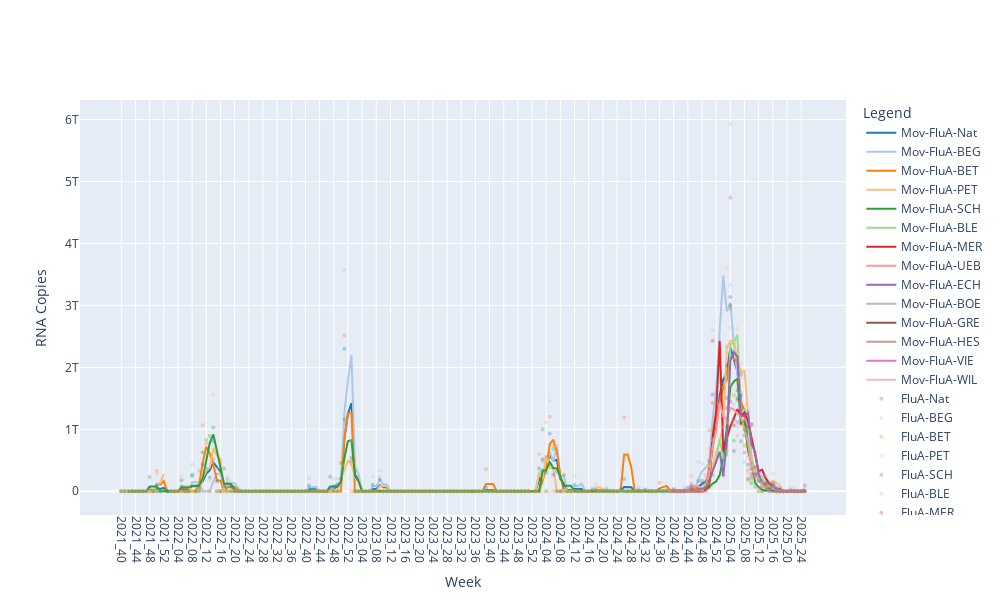

Source (notebook cell):
### Markdown cell above
'yyyy-w (Flu)', 'FluA-Nat', 'FluB-Nat', 'Mov-FluA-Nat', 'Mov-FluB-Nat',
       'FluA-BEG', 'FluB-BEG', 'Mov-FluA-BEG', 'Mov-FluB-BEG', 'FluA-BET',
       'FluB-BET', 'Mov-FluA-BET', 'Mov-FluB-BET', 'FluA-PET', 'FluB-PET',
       'Mov-FluA-PET', 'Mov-FluB-PET', 'FluA-SCH', 'FluB-SCH', 'Mov-FluA-SCH',
       'Mov-FluB-SCH', 'FluA-BLE', 'FluB-BLE', 'Mov-FluA-BLE', 'Mov-FluB-BLE',
       'FluA-MER', 'FluB-MER', 'Mov-FluA-MER', 'Mov-FluB-MER', 'FluA-UEB',
       'FluB-UEB', 'Mov-FluA-UEB', 'Mov-FluB-UEB', 'FluA-ECH', 'FluB-ECH',
       'Mov-FluA-ECH', 'Mov-FluB-ECH', 'FluA-BOE', 'FluB-BOE', 'Mov-FluA-BOE',
       'Mov-FluB-BOE', 'FluA-GRE', 'FluB-GRE', 'Mov-FluA-GRE', 'Mov-FluB-GRE',
       'FluA-HES', 'FluB-HES', 'Mov-FluA-HES', 'Mov-FluB-HES', 'FluA-VIE',
       'FluB-VIE', 'Mov-FluA-VIE', 'Mov-FluB-VIE', 'FluA-WIL', 'FluB-WIL',
       'Mov-FluA-WIL', 'Mov-FluB-WIL'

### Code cell
fig = make_subplots()

# Get all columns starting with 'FluA' and 'Mov-FluA'
fluA_cols = [col for col in df_flu.columns if col.startswith('FluA')]
mov_fluA_cols = [col for col in df_flu.columns if col.startswith('Mov-FluA')]

# Define a color map for FluA columns
colors = plt.cm.tab20.colors  # or use any other colormap you like
color_map = {col: mcolors.to_hex(colors[i % len(colors)]) for i, col in enumerate(fluA_cols)}

# Plot Mov-FluA columns as lines
for col in mov_fluA_cols:
    # Get the corresponding FluA-* column name
    flu_col = col.replace('Mov-', '')
    fig.add_trace(go.Scatter(
        x=df_flu['yyyy-w (Flu)'],
        y=df_flu[col],
        mode='lines',
        name=col,
        line=dict(color=color_map[flu_col])
    ))

# Plot FluA columns as scatter
for col in fluA_cols:
    fig.add_trace(go.Scatter(
        x=df_flu['yyyy-w (Flu)'],
        y=df_flu[col],
        mode='markers',
        name=col,
        marker=dict(size=4, color=color_map[col]),
        opacity=0.3
    ))

fig.update_layout(
    width=1000, height=600,
    xaxis_title='Week',
    yaxis_title='RNA Copies',
    legend_title='Legend'
)
fig.update_xaxes(tickangle=90)
fig.show()

### Figure 1 — Plotly figure (JSON) as saved in the notebook; plotly's stock layout.template omitted (floating-point values rounded to 4 significant figures; data arrays with more than 128 entries replaced by an {"elided": "..."} marker saying what was removed)
{"data": [{"line": {"color": "#1f77b4"}, "mode": "lines", "name": "Mov-FluA-Nat", "type": "scatter", "x": {"elided": "194 str values"}, "y": {"elided": "194 float values"}}, {"line": {"color": "#aec7e8"}, "mode": "lines", "name": "Mov-FluA-BEG", "type": "scatter", "x": {"elided": "194 str values"}, "y": {"elided": "194 float values"}}, {"line": {"color": "#ff7f0e"}, "mode": "lines", "name": "Mov-FluA-BET", "type": "scatter", "x": {"elided": "194 str values"}, "y": {"elided": "194 float values"}}, {"line": {"color": "#ffbb78"}, "mode": "lines", "name": "Mov-FluA-PET", "type": "scatter", "x": {"elided": "194 str values"}, "y": {"elided": "194 float values"}}, {"line": {"color": "#2ca02c"}, "mode": "lines", "name": "Mov-FluA-SCH", "type": "scatter", "x": {"elided": "194 str values"}, "y": {"elided": "194 float values"}}, {"line": {"color": "#98df8a"}, "mode": "lines", "name": "Mov-FluA-BLE", "type": "scatter", "x": {"elided": "194 str values"}, "y": {"elided": "194 float values"}}, {"line": {"color": "#d62728"}, "mode": "lines", "name": "Mov-FluA-MER", "type": "scatter", "x": {"elided": "194 str values"}, "y": {"elided": "194 float values"}}, {"line": {"color": "#ff9896"}, "mode": "lines", "name": "Mov-FluA-UEB", "type": "scatter", "x": {"elided": "194 str values"}, "y": {"elided": "194 float values"}}, {"line": {"color": "#9467bd"}, "mode": "lines", "name": "Mov-FluA-ECH", "type": "scatter", "x": {"elided": "194 str values"}, "y": {"elided": "194 float values"}}, {"line": {"color": "#c5b0d5"}, "mode": "lines", "name": "Mov-FluA-BOE", "type": "scatter", "x": {"elided": "194 str values"}, "y": {"elided": "194 float values"}}, {"line": {"color": "#8c564b"}, "mode": "lines", "name": "Mov-FluA-GRE", "type": "scatter", "x": {"elided": "194 str values"}, "y": {"elided": "194 float values"}}, {"line": {"color": "#c49c94"}, "mode": "lines", "name": "Mov-FluA-HES", "type": "scatter", "x": {"elided": "194 str values"}, "y": {"elided": "194 float values"}}, {"line": {"color": "#e377c2"}, "mode": "lines", "name": "Mov-FluA-VIE", "type": "scatter", "x": {"elided": "194 str values"}, "y": {"elided": "194 float values"}}, {"line": {"color": "#f7b6d2"}, "mode": "lines", "name": "Mov-FluA-WIL", "type": "scatter", "x": {"elided": "194 str values"}, "y": {"elided": "194 float values"}}, {"marker": {"color": "#1f77b4", "size": 4}, "mode": "markers", "name": "FluA-Nat", "opacity": 0.3, "type": "scatter", "x": {"elided": "194 str values"}, "y": {"elided": "194 float values"}}, {"marker": {"color": "#aec7e8", "size": 4}, "mode": "markers", "name": "FluA-BEG", "opacity": 0.3, "type": "scatter", "x": {"elided": "194 str values"}, "y": {"elided": "194 float values"}}, {"marker": {"color": "#ff7f0e", "size": 4}, "mode": "markers", "name": "FluA-BET", "opacity": 0.3, "type": "scatter", "x": {"elided": "194 str values"}, "y": {"elided": "194 float values"}}, {"marker": {"color": "#ffbb78", "size": 4}, "mode": "markers", "name": "FluA-PET", "opacity": 0.3, "type": "scatter", "x": {"elided": "194 str values"}, "y": {"elided": "194 float values"}}, {"marker": {"color": "#2ca02c", "size": 4}, "mode": "markers", "name": "FluA-SCH", "opacity": 0.3, "type": "scatter", "x": {"elided": "194 str values"}, "y": {"elided": "194 float values"}}, {"marker": {"color": "#98df8a", "size": 4}, "mode": "markers", "name": "FluA-BLE", "opacity": 0.3, "type": "scatter", "x": {"elided": "194 str values"}, "y": {"elided": "194 float values"}}, {"marker": {"color": "#d62728", "size": 4}, "mode": "markers", "name": "FluA-MER", "opacity": 0.3, "type": "scatter", "x": {"elided": "194 str values"}, "y": {"elided": "194 float values"}}, {"marker": {"color": "#ff9896", "size": 4}, "mode": "markers", "name": "FluA-UEB", "opacity": 0.3, "type": "scatter", "x": {"elided": "194 str values"}, "y": {"elided": "194 float values"}}, {"marker": {"color": "#9467bd", "size": 4}, "mode": "markers", "name": "FluA-ECH", "opacity": 0.3, "type": "scatter", "x": {"elided": "194 str values"}, "y": {"elided": "194 float values"}}, {"marker": {"color": "#c5b0d5", "size": 4}, "mode": "markers", "name": "FluA-BOE", "opacity": 0.3, "type": "scatter", "x": {"elided": "194 str values"}, "y": {"elided": "194 float values"}}, {"marker": {"color": "#8c564b", "size": 4}, "mode": "markers", "name": "FluA-GRE", "opacity": 0.3, "type": "scatter", "x": {"elided": "194 str values"}, "y": {"elided": "194 float values"}}, {"marker": {"color": "#c49c94", "size": 4}, "mode": "markers", "name": "FluA-HES", "opacity": 0.3, "type": "scatter", "x": {"elided": "194 str values"}, "y": {"elided": "194 float values"}}, {"marker": {"color": "#e377c2", "size": 4}, "mode": "markers", "name": "FluA-VIE", "opacity": 0.3, "type": "scatter", "x": {"elided": "194 str values"}, "y": {"elided": "194 float values"}}, {"marker": {"color": "#f7b6d2", "size": 4}, "mode": "markers", "name": "FluA-WIL", "opacity": 0.3, "type": "scatter", "x": {"elided": "194 str values"}, "y": {"elided": "194 float values"}}], "layout": {"height": 600, "legend": {"title": {"text": "Legend"}}, "width": 1000, "xaxis": {"anchor": "y", "domain": [0, 1], "tickangle": 90, "title": {"text": "Week"}}, "yaxis": {"anchor": "x", "domain": [0, 1], "title": {"text": "RNA Copies"}}}}
